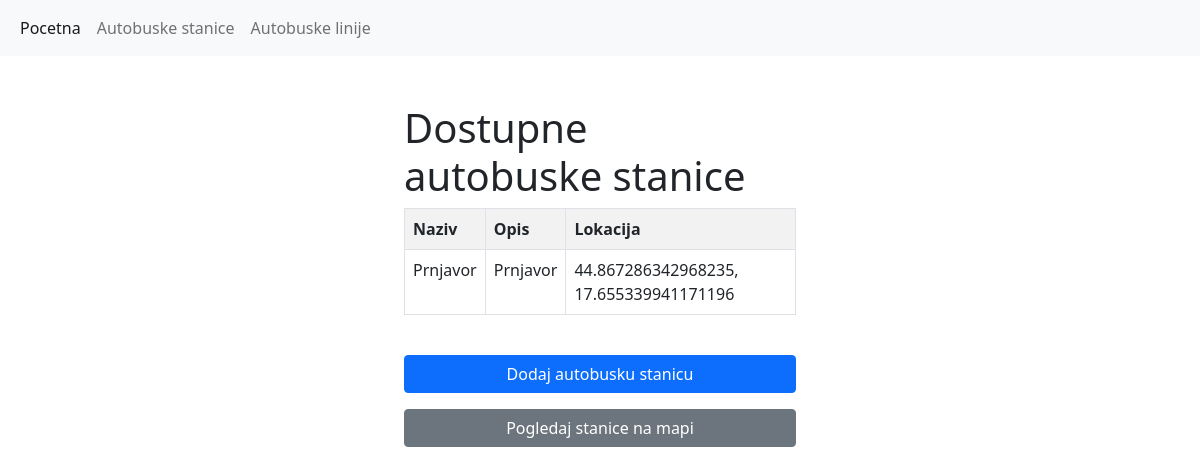
Page /app/stanice on the earlier database version.
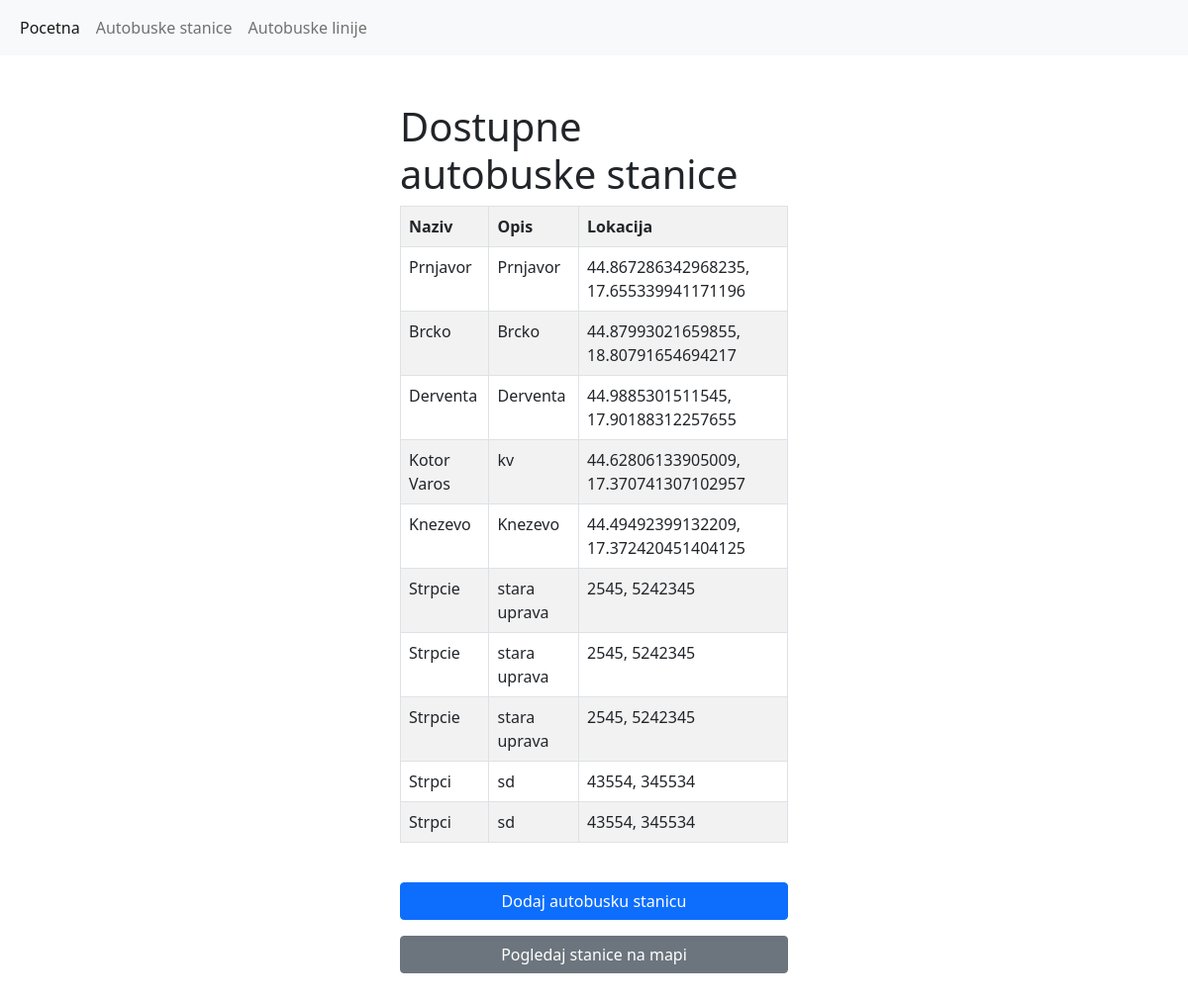
Same page on the later database version.
### app/models.py (models this page shows, shortened)
class Stanica(models.Model):
    naziv = models.CharField(max_length=200)
    opis = models.CharField(max_length=200)
    tacka = models.CharField(max_length=100)

### app/views.py (the view)
# urls.py: path('stanice', views.StaniceView.as_view(), name = 'stanice'),
class StaniceView(generic.ListView):
    template_name = 'app/stanice.html'
    model = Stanica
    context_object_name = 'lista_stanica'

### app/templates/app/stanice.html
{% extends 'app/layout.html' %}
{% block body %}
<h1>Dostupne autobuske stanice</h1>
    {% if lista_stanica %}
    <table class="table table-striped table-bordered">
        <tr>
            <th>Naziv</th>
            <th>Opis</th>
            <th>Lokacija</th>
        </tr>
        {% for stanica in lista_stanica %}
            <tr>
                <td>{{stanica.naziv}}</td>
                <td>{{stanica.opis}}</td>
                <td>{{stanica.tacka}}</td>
            </tr>
        {% endfor %}
    </table>
    {% else %}
    <strong>Nema dostupnih stanica</strong>
    {%endif%}
<br>
<a href="{% url 'app:dodaj_stanicu' %}" class="btn btn-primary w-100 mb-3">Dodaj autobusku stanicu</a>
<a href="{% url 'mapa:prikaz_stanica' %}" class="btn btn-secondary w-100">Pogledaj stanice na mapi</a>
{% endblock %}

### app/templates/app/layout.html (shortened to what this page needs)
{% load static %}
<!DOCTYPE html>
<html lang="en">
<head>
    <link href="https://cdn.jsdelivr.net/npm/bootstrap@5.0.0-beta2/dist/css/bootstrap.min.css" rel="stylesheet">
    <link rel="stylesheet" href="{% static 'app/style.css' %}">
    <link rel="stylesheet" href="{% static 'mapa/styles.css' %}">
    <link rel="stylesheet" href="https://cdn.jsdelivr.net/gh/openlayers/openlayers.github.io@master/en/v6.5.0/css/ol.css">
</head>
<body>
    <nav class="navbar navbar-expand-lg navbar-light bg-light">
        <div class="container-fluid">
          <div class="collapse navbar-collapse" id="navbarSupportedContent">
            <ul class="navbar-nav me-auto mb-2 mb-lg-0">
              <li class="nav-item">
                <a class="nav-link active" aria-current="page" href="{% url 'pocetna' %}">Pocetna</a>
              </li>
              <li class="nav-item">
                <a class="nav-link" href="{% url 'app:stanice' %}">Autobuske stanice</a>
              </li>
              <li class="nav-item">
                <a class="nav-link" href="{% url 'app:linije' %}">Autobuske linije</a>
              </li>
            </ul>
          </div>
        </div>
      </nav>
     <main>
        <div class="container-fluid">
            <div class="d-flex align-items-center py-5">
                <div class="col-12 col-md-6 col-lg-4 mx-auto">
                    {% block body %}
                    {% endblock  %}
                </div>
            </div>
        </div>
    </main>
</body>
</html>

### mapa/static/mapa/styles.css (style rules this page uses)
* { box-sizing:border-box; }
body { margin:0; padding: 0; }

Differences in the rows shown:
added Stanica: naziv "Brcko", opis "Brcko", tacka "44.87993021659855, 18.80791654694217"
added Stanica: naziv "Derventa", opis "Derventa", tacka "44.9885301511545, 17.90188312257655"
added Stanica: naziv "Kotor Varos", opis "kv", tacka "44.62806133905009, 17.370741307102957"
added Stanica: naziv "Knezevo", opis "Knezevo", tacka "44.49492399132209, 17.372420451404125"
added Stanica: naziv "Strpcie", opis "stara uprava", tacka "2545, 5242345"
added Stanica: naziv "Strpcie", opis "stara uprava", tacka "2545, 5242345"
added Stanica: naziv "Strpcie", opis "stara uprava", tacka "2545, 5242345"
added Stanica: naziv "Strpci", opis "sd", tacka "43554, 345534"
added Stanica: naziv "Strpci", opis "sd", tacka "43554, 345534"
